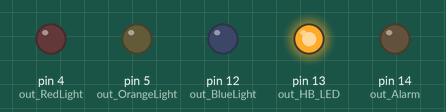
The sketch below on a simulated Arduino Uno, built with avr-gcc and run on an emulated ATmega328P. Shown: output pins drawn as LEDs (lit = HIGH). Random numbers use the default seed unless the sketch sets one; what the sketch prints to the serial monitor is not drawn.

Above: at 0.1 s.
At 13.11 s:
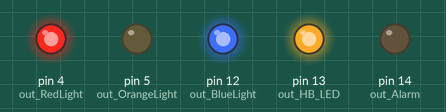
At 19.14 s:
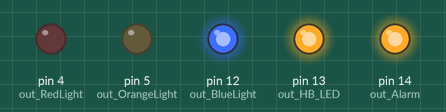
At 23.25 s:
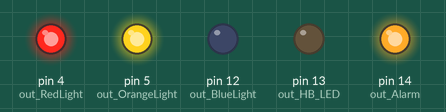
At 27.25 s:
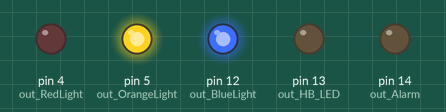
At 38.96 s:
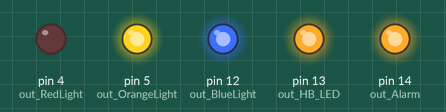
Timing chart, 0 to 40.0 s (numbered marks = the images above):
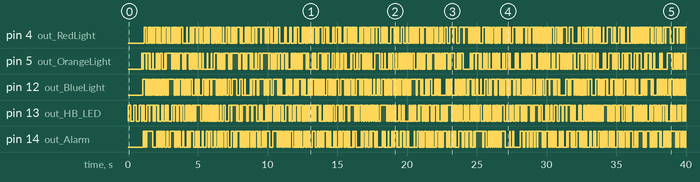

Measured:
- by itself, pin 13 (out_HB_LED): HIGH → LOW at 0.20 s, → HIGH 0.20 s later, → LOW 0.20 s later, → HIGH 0.20 s later, … (398 changes in this stretch)

The sketch:

WME_Light_test.ino
```cpp
/*
**  I/O variables...
*/
// GPIO assignments
const int out_HB_LED = LED_BUILTIN;
const int out_RedLight = 4;
const int out_OrangeLight = 5;
const int out_BlueLight = 12;
const int out_GreenLight = 13;
const int out_Alarm = 14;

unsigned long prevMillis;
const unsigned long HB_period_ms = 1000;

void blinkLED(int pin, int delay_ms, int cnt)
{
  for (int i=0; i<cnt; ++i)
  {
    digitalWrite(pin, !digitalRead(pin));
    delay(delay_ms);
    digitalWrite(pin, !digitalRead(pin));
    if (i+1<cnt)
      delay(delay_ms);
  }
}

void setup() {
  Serial.begin(115200);

  Serial.println("Configuring GPIO and setting to low");
  // Initialize the GPIO variables as outputs

  pinMode(out_HB_LED, OUTPUT);
  pinMode(out_RedLight, OUTPUT);
  pinMode(out_OrangeLight, OUTPUT);
  pinMode(out_BlueLight, OUTPUT);
  pinMode(out_GreenLight, OUTPUT);
  pinMode(out_Alarm, OUTPUT);
  // Set outputs to LOW
  digitalWrite(out_RedLight, LOW);
  digitalWrite(out_OrangeLight, LOW);
  digitalWrite(out_BlueLight, LOW);
  digitalWrite(out_GreenLight, LOW);
  digitalWrite(out_Alarm, LOW);

  blinkLED(out_HB_LED, 200, 3);
  randomSeed(analogRead(0));
}

void loop() {
  // First let's toggle the HB LED if 1000ms has elapsed
  unsigned long currentMillis = millis();
  if (currentMillis - prevMillis >= HB_period_ms)
  {
    digitalWrite(out_HB_LED, !digitalRead(out_HB_LED));  //if so, change the state of the LED.  Uses a neat trick to change the state
    prevMillis = currentMillis;
  }

  digitalWrite(out_RedLight, (random(100) % 2));
  digitalWrite(out_OrangeLight, (random(100) % 2));
  digitalWrite(out_BlueLight, (random(100) % 2));
  digitalWrite(out_GreenLight, (random(100) % 2));
  digitalWrite(out_Alarm, (random(100) % 2));
  delay(50);
}
```
